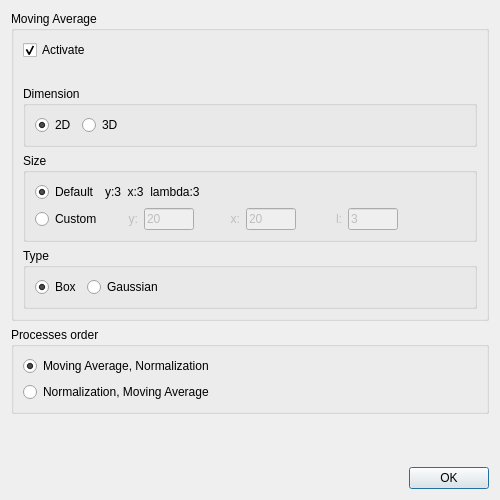
<?xml version="1.0" encoding="UTF-8"?>
<ui version="4.0">
 <class>Dialog</class>
 <widget class="QDialog" name="Dialog">
  <property name="windowModality">
   <enum>Qt::WindowModal</enum>
  </property>
  <property name="geometry">
   <rect>
    <x>0</x>
    <y>0</y>
    <width>500</width>
    <height>500</height>
   </rect>
  </property>
  <property name="minimumSize">
   <size>
    <width>500</width>
    <height>500</height>
   </size>
  </property>
  <property name="maximumSize">
   <size>
    <width>500</width>
    <height>500</height>
   </size>
  </property>
  <property name="windowTitle">
   <string>Normalization Settings</string>
  </property>
  <layout class="QVBoxLayout" name="verticalLayout">
   <item>
    <widget class="QGroupBox" name="groupBox">
     <property name="sizePolicy">
      <sizepolicy hsizetype="Preferred" vsizetype="Expanding">
       <horstretch>0</horstretch>
       <verstretch>0</verstretch>
      </sizepolicy>
     </property>
     <property name="title">
      <string>Moving Average</string>
     </property>
     <layout class="QVBoxLayout" name="verticalLayout_2">
      <item>
       <widget class="QCheckBox" name="activate_moving_average_checkBox">
        <property name="enabled">
         <bool>true</bool>
        </property>
        <property name="text">
         <string>Activate</string>
        </property>
        <property name="checked">
         <bool>true</bool>
        </property>
       </widget>
      </item>
      <item>
       <widget class="QLabel" name="label">
        <property name="text">
         <string/>
        </property>
       </widget>
      </item>
      <item>
       <widget class="QGroupBox" name="dimension_groupBox">
        <property name="sizePolicy">
         <sizepolicy hsizetype="Expanding" vsizetype="Preferred">
          <horstretch>0</horstretch>
          <verstretch>0</verstretch>
         </sizepolicy>
        </property>
        <property name="title">
         <string>Dimension</string>
        </property>
        <layout class="QHBoxLayout" name="horizontalLayout_4">
         <item>
          <widget class="QRadioButton" name="kernel_dimension_2d_radioButton">
           <property name="text">
            <string>2D</string>
           </property>
           <property name="checked">
            <bool>true</bool>
           </property>
          </widget>
         </item>
         <item>
          <widget class="QRadioButton" name="kernel_dimension_3d_radioButton">
           <property name="text">
            <string>3D</string>
           </property>
          </widget>
         </item>
         <item>
          <spacer name="horizontalSpacer_7">
           <property name="orientation">
            <enum>Qt::Horizontal</enum>
           </property>
           <property name="sizeHint" stdset="0">
            <size>
             <width>40</width>
             <height>20</height>
            </size>
           </property>
          </spacer>
         </item>
        </layout>
       </widget>
      </item>
      <item>
       <widget class="QGroupBox" name="size_groupBox">
        <property name="sizePolicy">
         <sizepolicy hsizetype="Expanding" vsizetype="Preferred">
          <horstretch>0</horstretch>
          <verstretch>0</verstretch>
         </sizepolicy>
        </property>
        <property name="title">
         <string>Size</string>
        </property>
        <layout class="QVBoxLayout" name="verticalLayout_8">
         <item>
          <layout class="QHBoxLayout" name="horizontalLayout_6">
           <item>
            <widget class="QRadioButton" name="kernel_size_default_radioButton">
             <property name="text">
              <string>Default</string>
             </property>
             <property name="checked">
              <bool>true</bool>
             </property>
            </widget>
           </item>
           <item>
            <widget class="QLabel" name="kernel_size_default_label">
             <property name="text">
              <string>y:3  x:3  lambda:3</string>
             </property>
            </widget>
           </item>
           <item>
            <spacer name="horizontalSpacer_6">
             <property name="orientation">
              <enum>Qt::Horizontal</enum>
             </property>
             <property name="sizeHint" stdset="0">
              <size>
               <width>40</width>
               <height>20</height>
              </size>
             </property>
            </spacer>
           </item>
          </layout>
         </item>
         <item>
          <layout class="QHBoxLayout" name="horizontalLayout_7">
           <item>
            <widget class="QRadioButton" name="kernel_size_custom_radioButton">
             <property name="text">
              <string>Custom</string>
             </property>
            </widget>
           </item>
           <item>
            <layout class="QHBoxLayout" name="horizontalLayout_5">
             <item>
              <widget class="QLabel" name="kernel_size_custom_y_label">
               <property name="enabled">
                <bool>false</bool>
               </property>
               <property name="minimumSize">
                <size>
                 <width>30</width>
                 <height>0</height>
                </size>
               </property>
               <property name="maximumSize">
                <size>
                 <width>30</width>
                 <height>16777215</height>
                </size>
               </property>
               <property name="layoutDirection">
                <enum>Qt::LeftToRight</enum>
               </property>
               <property name="text">
                <string>y:</string>
               </property>
               <property name="alignment">
                <set>Qt::AlignRight|Qt::AlignTrailing|Qt::AlignVCenter</set>
               </property>
              </widget>
             </item>
             <item>
              <widget class="QLineEdit" name="kernel_size_custom_y_lineEdit">
               <property name="enabled">
                <bool>false</bool>
               </property>
               <property name="minimumSize">
                <size>
                 <width>50</width>
                 <height>0</height>
                </size>
               </property>
               <property name="maximumSize">
                <size>
                 <width>50</width>
                 <height>16777215</height>
                </size>
               </property>
               <property name="text">
                <string>20</string>
               </property>
              </widget>
             </item>
             <item>
              <widget class="QLabel" name="kernel_size_custom_x_label">
               <property name="enabled">
                <bool>false</bool>
               </property>
               <property name="minimumSize">
                <size>
                 <width>40</width>
                 <height>0</height>
                </size>
               </property>
               <property name="maximumSize">
                <size>
                 <width>40</width>
                 <height>16777215</height>
                </size>
               </property>
               <property name="text">
                <string>      x:</string>
               </property>
               <property name="alignment">
                <set>Qt::AlignRight|Qt::AlignTrailing|Qt::AlignVCenter</set>
               </property>
              </widget>
             </item>
             <item>
              <widget class="QLineEdit" name="kernel_size_custom_x_lineEdit">
               <property name="enabled">
                <bool>false</bool>
               </property>
               <property name="minimumSize">
                <size>
                 <width>50</width>
                 <height>0</height>
                </size>
               </property>
               <property name="maximumSize">
                <size>
                 <width>50</width>
                 <height>16777215</height>
                </size>
               </property>
               <property name="text">
                <string>20</string>
               </property>
              </widget>
             </item>
             <item>
              <widget class="QLabel" name="kernel_size_custom_lambda_label">
               <property name="enabled">
                <bool>false</bool>
               </property>
               <property name="minimumSize">
                <size>
                 <width>40</width>
                 <height>0</height>
                </size>
               </property>
               <property name="maximumSize">
                <size>
                 <width>40</width>
                 <height>16777215</height>
                </size>
               </property>
               <property name="text">
                <string>     l:</string>
               </property>
               <property name="alignment">
                <set>Qt::AlignRight|Qt::AlignTrailing|Qt::AlignVCenter</set>
               </property>
              </widget>
             </item>
             <item>
              <widget class="QLineEdit" name="kernel_size_custom_lambda_lineEdit">
               <property name="enabled">
                <bool>false</bool>
               </property>
               <property name="minimumSize">
                <size>
                 <width>50</width>
                 <height>0</height>
                </size>
               </property>
               <property name="maximumSize">
                <size>
                 <width>50</width>
                 <height>16777215</height>
                </size>
               </property>
               <property name="text">
                <string>3</string>
               </property>
              </widget>
             </item>
             <item>
              <spacer name="horizontalSpacer_10">
               <property name="orientation">
                <enum>Qt::Horizontal</enum>
               </property>
               <property name="sizeHint" stdset="0">
                <size>
                 <width>40</width>
                 <height>20</height>
                </size>
               </property>
              </spacer>
             </item>
            </layout>
           </item>
          </layout>
         </item>
        </layout>
       </widget>
      </item>
      <item>
       <widget class="QGroupBox" name="type_groupBox">
        <property name="sizePolicy">
         <sizepolicy hsizetype="Expanding" vsizetype="Preferred">
          <horstretch>0</horstretch>
          <verstretch>0</verstretch>
         </sizepolicy>
        </property>
        <property name="title">
         <string>Type</string>
        </property>
        <layout class="QHBoxLayout" name="horizontalLayout_8">
         <item>
          <widget class="QRadioButton" name="kernel_type_box_radioButton">
           <property name="text">
            <string>Box</string>
           </property>
           <property name="checked">
            <bool>true</bool>
           </property>
          </widget>
         </item>
         <item>
          <widget class="QRadioButton" name="kernel_type_gaussian_radioButton">
           <property name="text">
            <string>Gaussian</string>
           </property>
          </widget>
         </item>
         <item>
          <spacer name="horizontalSpacer_8">
           <property name="orientation">
            <enum>Qt::Horizontal</enum>
           </property>
           <property name="sizeHint" stdset="0">
            <size>
             <width>40</width>
             <height>20</height>
            </size>
           </property>
          </spacer>
         </item>
        </layout>
       </widget>
      </item>
     </layout>
    </widget>
   </item>
   <item>
    <widget class="QGroupBox" name="groupBox_2">
     <property name="title">
      <string>Processes order</string>
     </property>
     <layout class="QVBoxLayout" name="verticalLayout_3">
      <item>
       <widget class="QRadioButton" name="processes_order_option1_radio_button">
        <property name="text">
         <string>Moving Average, Normalization</string>
        </property>
        <property name="checked">
         <bool>true</bool>
        </property>
       </widget>
      </item>
      <item>
       <widget class="QRadioButton" name="processes_order_option2_radio_button">
        <property name="text">
         <string>Normalization, Moving Average</string>
        </property>
       </widget>
      </item>
     </layout>
    </widget>
   </item>
   <item>
    <spacer name="verticalSpacer">
     <property name="orientation">
      <enum>Qt::Vertical</enum>
     </property>
     <property name="sizeHint" stdset="0">
      <size>
       <width>20</width>
       <height>40</height>
      </size>
     </property>
    </spacer>
   </item>
   <item>
    <layout class="QHBoxLayout" name="horizontalLayout">
     <item>
      <spacer name="horizontalSpacer">
       <property name="orientation">
        <enum>Qt::Horizontal</enum>
       </property>
       <property name="sizeHint" stdset="0">
        <size>
         <width>40</width>
         <height>20</height>
        </size>
       </property>
      </spacer>
     </item>
     <item>
      <widget class="QPushButton" name="pushButton">
       <property name="text">
        <string>OK</string>
       </property>
      </widget>
     </item>
    </layout>
   </item>
  </layout>
 </widget>
 <resources/>
 <connections>
  <connection>
   <sender>pushButton</sender>
   <signal>clicked()</signal>
   <receiver>Dialog</receiver>
   <slot>ok_clicked()</slot>
   <hints>
    <hint type="sourcelabel">
     <x>446</x>
     <y>370</y>
    </hint>
    <hint type="destinationlabel">
     <x>282</x>
     <y>399</y>
    </hint>
   </hints>
  </connection>
  <connection>
   <sender>kernel_size_default_radioButton</sender>
   <signal>clicked()</signal>
   <receiver>Dialog</receiver>
   <slot>size_radio_button_clicked()</slot>
   <hints>
    <hint type="sourcelabel">
     <x>67</x>
     <y>164</y>
    </hint>
    <hint type="destinationlabel">
     <x>7</x>
     <y>206</y>
    </hint>
   </hints>
  </connection>
  <connection>
   <sender>kernel_size_custom_radioButton</sender>
   <signal>clicked()</signal>
   <receiver>Dialog</receiver>
   <slot>size_radio_button_clicked()</slot>
   <hints>
    <hint type="sourcelabel">
     <x>84</x>
     <y>202</y>
    </hint>
    <hint type="destinationlabel">
     <x>7</x>
     <y>313</y>
    </hint>
   </hints>
  </connection>
  <connection>
   <sender>kernel_dimension_2d_radioButton</sender>
   <signal>clicked()</signal>
   <receiver>Dialog</receiver>
   <slot>dimension_radio_button_clicked()</slot>
   <hints>
    <hint type="sourcelabel">
     <x>82</x>
     <y>118</y>
    </hint>
    <hint type="destinationlabel">
     <x>7</x>
     <y>115</y>
    </hint>
   </hints>
  </connection>
  <connection>
   <sender>kernel_dimension_3d_radioButton</sender>
   <signal>clicked()</signal>
   <receiver>Dialog</receiver>
   <slot>dimension_radio_button_clicked()</slot>
   <hints>
    <hint type="sourcelabel">
     <x>135</x>
     <y>118</y>
    </hint>
    <hint type="destinationlabel">
     <x>7</x>
     <y>175</y>
    </hint>
   </hints>
  </connection>
  <connection>
   <sender>activate_moving_average_checkBox</sender>
   <signal>clicked()</signal>
   <receiver>Dialog</receiver>
   <slot>activate_moving_average_clicked()</slot>
   <hints>
    <hint type="sourcelabel">
     <x>70</x>
     <y>37</y>
    </hint>
    <hint type="destinationlabel">
     <x>9</x>
     <y>53</y>
    </hint>
   </hints>
  </connection>
 </connections>
 <slots>
  <slot>ok_clicked()</slot>
  <slot>size_radio_button_clicked()</slot>
  <slot>dimension_radio_button_clicked()</slot>
  <slot>activate_moving_average_clicked()</slot>
 </slots>
</ui>
